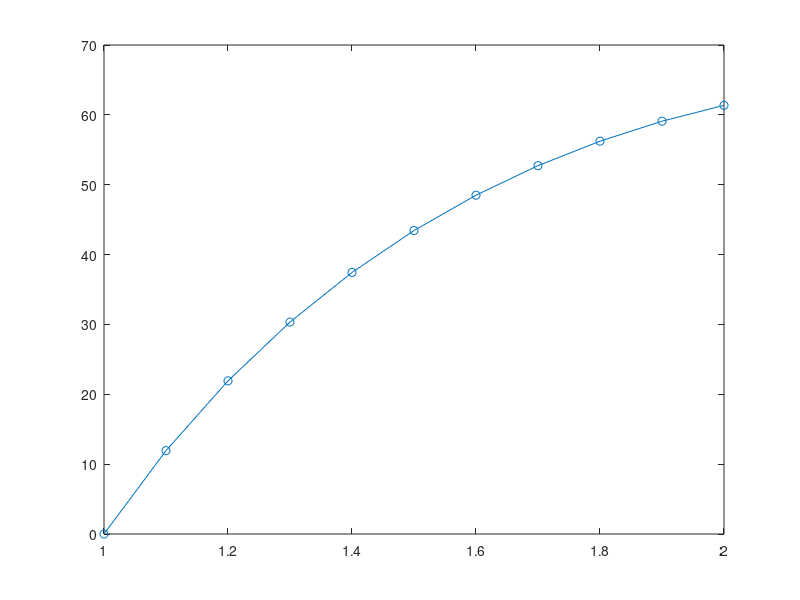

Write the MATLAB code that produced this figure.
clear
close all



##----------------------------------FUNCTION DEFINATIONS-------------------------##

function x = GetNodePoints(n,end_point,starting_point)
  for i = 1:n
    x(i) = (end_point-starting_point) * (i-1)/(n-1) + starting_point;
  end
endfunction

function icon = GetConnectivityMatrix(n)
  for i=1:n
    icon(i,1) = i;
    icon(i,2) = i+1;
  end
endfunction

function [kg, fg] = InitializeForceStiffnessMatrices(n)
  kg = zeros(n,n);
  fg = zeros(n,1);
endfunction

function [wgp,egp] = InitializeGaussPoints
  wgp = [1 1];
  egp = [-1 1]/sqrt(3);
endfunction

function u = GetDisplacementVector(kg,fg)
  u = inv(kg)*fg;
endfunction

function xx = GetNodePointsAssociatedWithElement(icon,element,approximation)
  for i = 1:(approximation+1)
    xx(i) = icon(element,i);
  end
endfunction

function [xx,Nmat,Bmat] = GetShapeFunctionLinearApproximation(x,n,gaussPoint)
  xx = (x(n(1))+x(n(end)))/2 + (x(n(1))-x(n(end)))/2 * gaussPoint;
  Bmat = [-1/(x(n(2))-x(n(1)))   1/(x(n(2))-x(n(1)))];
  Nmat = [(x(n(2))-xx)/(x(n(2))-x(n(1)))    (xx-x(n(1)))/(x(n(2))-x(n(1)))];
endfunction

function [kg,fg] = BoundaryConditionProcessOfElimination(kg,fg,ibc,bc)
  fg = fg - kg(:,ibc)*bc;
  fg(ibc) = bc;
  kg(:,ibc) = 0;
  kg(ibc,:) = 0;
  kg(ibc , ibc) = 1;
endfunction

function iv = GetAssemblyVector(n)
  for i = 1:length(n)
    iv(i) = n(i);
  end
endfunction

##------------------------------------------------------------------------------##

function rootMeanSquare = GetRootMeanSquareErrorInDisplacement(x,u,n)
  rootMeanSquare = 0;
  for i = 1:n
    y(i) = ((401 - x(i)*x(i))*log(2) - 317*log(x(i)))/log(16);
    rootMeanSquare+=(u(i) - y(i))*(u(i) - y(i));
  end
  rootMeanSquare = sqrt(rootMeanSquare/n);
  analytical_temperature = y';
endfunction

##--------------------------------MAIN FUNCTION---------------------------------##

numberOfElements = 10;
numberOfNodes = numberOfElements + 1;

x = GetNodePoints(numberOfNodes,2,1);

connectivityMatrix = GetConnectivityMatrix(numberOfElements);

[weightOfGaussPoints,gaussPoints] = InitializeGaussPoints();

[globalStiffnessMatrix , forceVector] = InitializeForceStiffnessMatrices(numberOfNodes);


for element = 1:numberOfElements
  n = GetNodePointsAssociatedWithElement(connectivityMatrix,element,1);
  [kloc,floc] = InitializeForceStiffnessMatrices(2);
  for igp = 1:length(weightOfGaussPoints)
    [xx,Nmat,Bmat] = GetShapeFunctionLinearApproximation(x,n,gaussPoints(igp));
    kloc = kloc + (Bmat'*Bmat*xx) * (x(n(end))-x(n(1)))/2 * weightOfGaussPoints(igp);
    floc = floc + xx*Nmat'*(x(n(end))-x(n(1)))/2 * weightOfGaussPoints(igp);
  end
  iv = GetAssemblyVector(n);
  forceVector(iv) = forceVector(iv) + floc;
  globalStiffnessMatrix(iv,iv) = globalStiffnessMatrix(iv,iv) + kloc;
end
forceVector(end) = 725.117;
[globalStiffnessMatrix,forceVector] = BoundaryConditionProcessOfElimination(globalStiffnessMatrix,forceVector,1,100);
[globalStiffnessMatrix,forceVector] = BoundaryConditionProcessOfElimination(globalStiffnessMatrix,forceVector,numberOfNodes,20);
numerical_temperature = GetDisplacementVector(globalStiffnessMatrix,forceVector)
##--------------------------Displacement Calculations-------------------------------------------------##

##Reinitilize matrix
[globalStiffnessMatrix , forceVector] = InitializeForceStiffnessMatrices(numberOfNodes);

##We will use same number of gauss points and same elemets for displacement so rest all parameters will remain same


for element = 1:numberOfElements
  n = GetNodePointsAssociatedWithElement(connectivityMatrix,element,1);
  [kloc,floc] = InitializeForceStiffnessMatrices(2);
  for igp = 1:length(weightOfGaussPoints)
    [xx,Nmat,Bmat] = GetShapeFunctionLinearApproximation(x,n,gaussPoints(igp));
    kloc = kloc + (Bmat'*Bmat*xx + Nmat'*Nmat/xx) * (x(n(end))-x(n(1)))/2 * weightOfGaussPoints(igp); ##inner radius cannot be 0
    floc = floc + ((Nmat'*Nmat + xx*Bmat'*Nmat)*(x(n(end))-x(n(1)))/2 * weightOfGaussPoints(igp));
  end
  iv = GetAssemblyVector(n);
  T_loc = [numerical_temperature(n(1)) numerical_temperature(n(2))]';
  forceVector(iv) = forceVector(iv) + floc*T_loc;
  globalStiffnessMatrix(iv,iv) = globalStiffnessMatrix(iv,iv) + kloc;
end

[globalStiffnessMatrix,forceVector] = BoundaryConditionProcessOfElimination(globalStiffnessMatrix,forceVector,1,0);
numerical_displacement = GetDisplacementVector(globalStiffnessMatrix,forceVector)

plot(x,numerical_displacement,'-o');
##--------------------------------------------------------------------------------##



